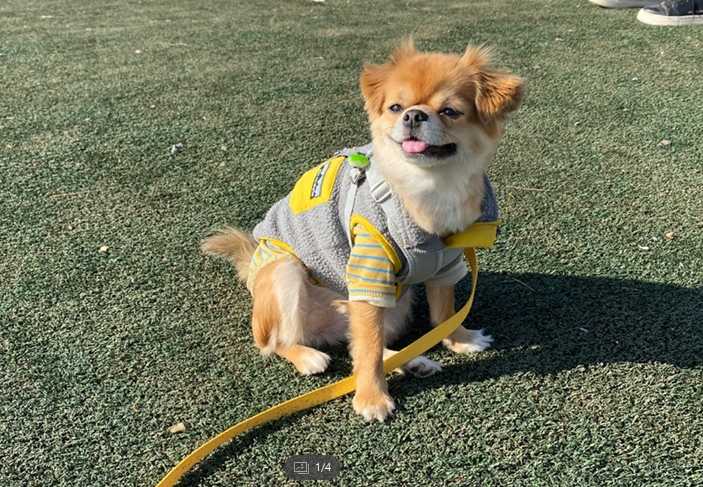
#> input picture opencv/nacho.png, 703 x 487 px
$ python 02_matplot.py
#> lines starting #> are read from the running program, lines starting #| are printed output that depends on the picture
# pip install matplotlib 설치

import matplotlib.pyplot as plt
import cv2

# 컬러영상 출력
# opencv는 RGB를 BGR 순서로 읽는다
imgBGR = cv2.imread("./nacho.png")
#> imgBGR is the input picture: shape (487, 703, 3); mean B, G, R 91, 117, 114.4

# 그래서 CONVERTING 해준다
imgRGB = cv2.cvtColor(imgBGR, cv2.COLOR_BGR2RGB)

plt.axis("off") # axis 축을 없앰
# plt.imshow(imgRGB)
plt.imshow(imgBGR)
plt.show()

# 흑백(그레이스케일)으로 출력
imgGray = cv2.imread("./nacho.png", cv2.IMREAD_GRAYSCALE)
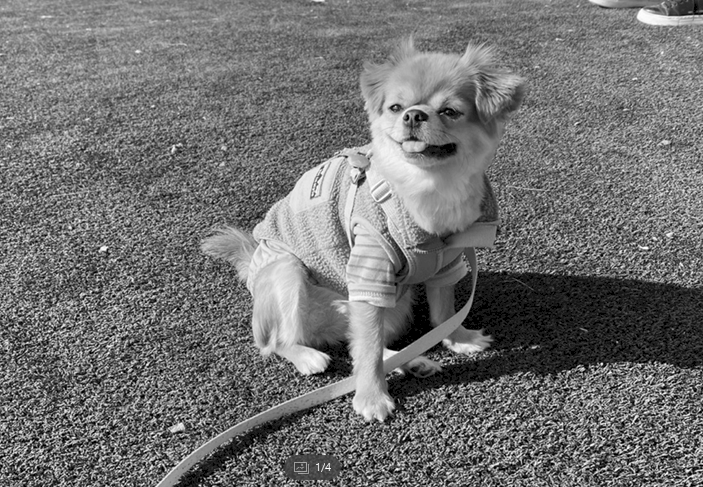
#> imgGray: shape (487, 703); min 0, max 255, mean 113.9
plt.imshow(imgGray, cmap="gray") # cmap(color map을 gray로 설정)
plt.show()

# subplot을 이용한 영상 출력
plt.subplot(221), plt.axis("off"), plt.imshow(imgRGB)
plt.subplot(222), plt.axis("off"), plt.imshow(imgGray, cmap="gray")
plt.subplot(223), plt.axis("off"), plt.imshow(imgBGR)

plt.show()
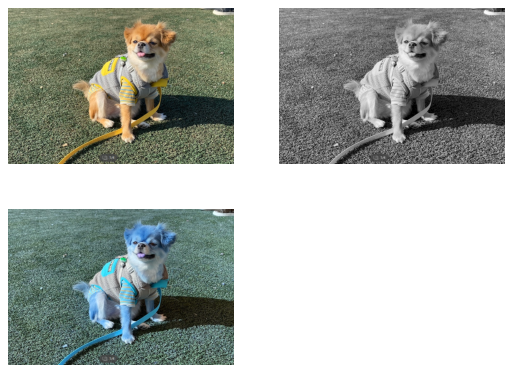
#> figure drawn by matplotlib, 3 panels; B, G, R data is drawn as R, G, B
